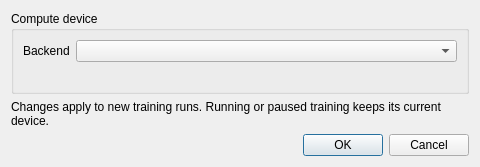
<?xml version="1.0" encoding="UTF-8"?>
<ui version="4.0">
 <class>SettingsDialog</class>
 <widget class="QDialog" name="SettingsDialog">
  <property name="windowTitle"><string>Settings</string></property>
  <property name="minimumSize"><size><width>480</width><height>0</height></size></property>
  <layout class="QVBoxLayout" name="vertical_layout">
   <item>
    <widget class="QGroupBox" name="compute_group">
     <property name="title"><string>Compute device</string></property>
     <layout class="QFormLayout" name="form_layout">
      <item row="0" column="0"><widget class="QLabel" name="backend_label"><property name="text"><string>Backend</string></property></widget></item>
      <item row="0" column="1"><widget class="QComboBox" name="backend_combo"/></item>
      <item row="1" column="0" colspan="2">
       <widget class="QLabel" name="device_info">
        <property name="wordWrap"><bool>true</bool></property>
        <property name="text"><string/></property>
       </widget>
      </item>
     </layout>
    </widget>
   </item>
   <item>
    <widget class="QLabel" name="apply_note">
     <property name="wordWrap"><bool>true</bool></property>
     <property name="text"><string>Changes apply to new training runs. Running or paused training keeps its current device.</string></property>
    </widget>
   </item>
   <item><widget class="QDialogButtonBox" name="button_box"><property name="standardButtons"><set>QDialogButtonBox::Cancel|QDialogButtonBox::Ok</set></property></widget></item>
  </layout>
 </widget>
 <resources/>
 <connections/>
</ui>
